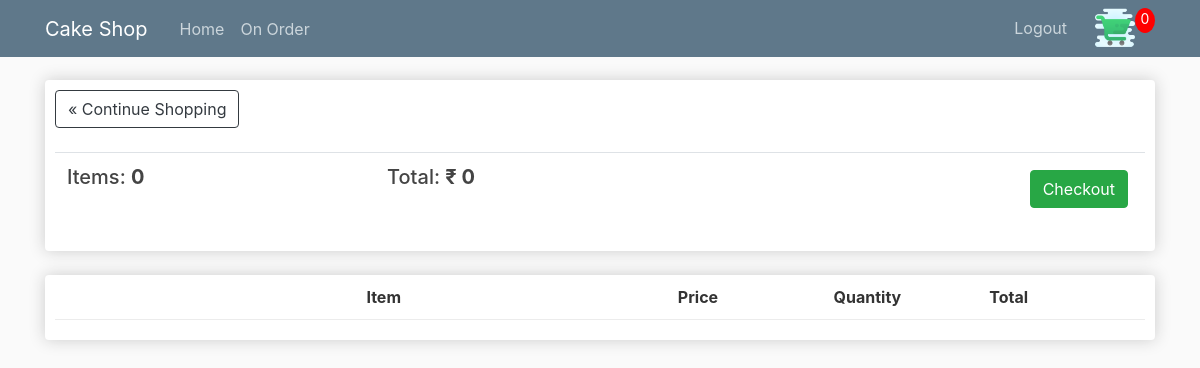
The page /cart/ (signed in) on the database as committed earlier.
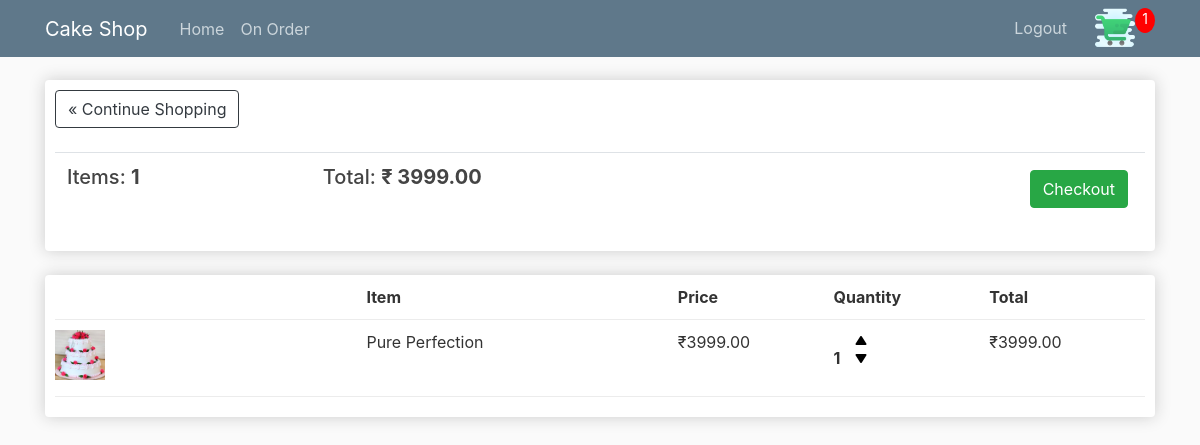
The same page on the database as committed later.
### store/models.py (models this page shows, shortened)
class Order(models.Model):
    customer = models.ForeignKey(Customer, on_delete=models.CASCADE)
    date_ordered = models.DateTimeField(default=timezone.now)
    complete = models.BooleanField(default=False)
    transaction_id = models.CharField(max_length=100, null=True)
    @property
    def get_cart_total(self):
        orderitems = self.orderitem_set.all()
        total = sum([item.get_total for item in orderitems])
        return total
    @property
    def get_cart_items(self):
        orderitems = self.orderitem_set.all()
        totalquantity = sum([item.quantity for item in orderitems])
        return totalquantity

class OrderItem(models.Model):
    product = models.ForeignKey(
        ProductDetail, on_delete=models.SET_NULL, null=True, blank=True)
    order = models.ForeignKey(Order, on_delete=models.SET_NULL, null=True)
    quantity = models.IntegerField(default=0, null=True, blank=True)
    date_added = models.DateTimeField(default=timezone.now)
    @property
    def get_total(self):
        total = self.product.price * self.quantity
        return total

class ProductDetail(models.Model):
    name = models.CharField(max_length = 50)
    egg = models.BooleanField(default = True)
    image = models.ImageField(default='default.jpg',
                              upload_to='product_images')
    price = models.DecimalField(max_digits=6, decimal_places=2,default = 199)

### store/views.py (the view)
# urls.py: path('cart/',views.cart, name='cart'),
def cart(request):
    if request.user.is_authenticated:
        customer = request.user.customer
        order, created = Order.objects.get_or_create(
            customer=customer, complete=False)
        items = order.orderitem_set.all()
        cartItems = order.get_cart_items
        print('Hedello')
    else:
        print('Hello')
        items = []
        order = {'get_cart_total': 0, 'get_cart_items': 0}
        cartItems = order['get_cart_items']
    context = {'items': items, 'order': order, 'cartItems': cartItems,'title': 'Cart'}
    return render(request, 'store/cart.html', context)

### templates/store/cart.html
{% extends 'base.html' %} {% load static %} {% block content %}
<div class="row">
  <div class="col-lg-12">
    <div class="box-element">
      <a class="btn btn-outline-dark" href="{% url 'store-home' %}"
        >&laquo; Continue Shopping</a
      >
      <br />
      <br />
      <table class="table">
        <tr>
          <th>
            <h5>Items: <strong>{{ order.get_cart_items }}</strong></h5>
          </th>
          <th>
            <h5>Total: <strong>&#x20B9; {{ order.get_cart_total }}</strong></h5>
          </th>
          <th>
            <a
              style="float: right; margin: 5px;"
              class="btn btn-success"
              href="{% url 'checkout' %}"
              >Checkout</a
            >
          </th>
        </tr>
      </table>
    </div>
    <br />
    <div class="box-element">
      <div class="cart-row">
        <div style="flex: 2;"></div>
        <div style="flex: 2;"><strong>Item</strong></div>
        <div style="flex: 1;"><strong>Price</strong></div>
        <div style="flex: 1;"><strong>Quantity</strong></div>
        <div style="flex: 1;"><strong>Total</strong></div>
      </div>
      {% for item in items %}
      <div class="cart-row">
        <div style="flex: 2;">
          <img class="row-image" src="{{ item.product.image.url }}" alt="" />
        </div>
        <div style="flex: 2;">{{ item.product.name }}</div>
        <div style="flex: 1;">&#x20B9;{{ item.product.price }}</div>
        <div style="flex: 1;">
          <p class="quantity">{{ item.quantity }}</p>
          <div class="quantity">
            <img
              data-product="{{ item.product.id }}"
              data-action="add"
              class="chg-quantity update-cart"
              src="{% static  'images/up_arrow.png' %}"
            />
            <img
              data-product="{{ item.product.id }}"
              data-action="remove"
              class="chg-quantity update-cart"
              src="{% static  'images/down_arrow.png' %}"
            />
          </div>
        </div>
        <div style="flex: 1;">&#x20B9;{{ item.get_total }}</div>
      </div>
      {% endfor %}
    </div>
  </div>
</div>
{% endblock content %}

### templates/base.html (shortened to what this page needs)
<!DOCTYPE html>
{% load static %}
<html lang="en">
  <head>
    <link
      rel="stylesheet"
      href="https://maxcdn.bootstrapcdn.com/bootstrap/4.0.0/css/bootstrap.min.css"
    />
    <link rel="stylesheet" href="{% static 'css/main.css' %}" />
  </head>
  <body>
    <header class="site-header">
      <nav class="navbar navbar-expand-md navbar-dark bg-steel fixed-top">
        <div class="container">
          <a class="navbar-brand mr-4" href="{% url 'store-home' %}"
            >Cake Shop</a
          >
          <div class="collapse navbar-collapse" id="navbarToggle">
            <div class="navbar-nav mr-auto">
              <a class="nav-item nav-link" href="{% url 'store-home' %}"
                >Home</a
              >
              <a class="nav-item nav-link" href="{% url 'store-order' %}"
                >On Order</a
              >
            </div>
            <div class="navbar-nav">
              {% if user.is_authenticated %}
              <a class="nav-item nav-link" href="{% url 'logout' %}">Logout</a>
              {% else %}
              <a class="nav-item nav-link" href="{% url 'login' %}">Login</a>
              <a class="nav-item nav-link" href="{% url 'register' %}">Register</a>
              {% endif %}
              <a href="{% url 'cart' %}">
                <img id="cart-icon" src="{% static 'images/cart.png' %}" />
              </a>
              <p id="cart-total">{{ cartItems }}</p>
            </div>
          </div>
        </div>
      </nav>
    </header>
    <main role="main" class="container">
      <div class="row">
        <div class="col-md-12">
           {% block content %}{% endblock %}
        </div>
      </div>
    </main>
  </body>
</html>

### static/css/main.css (style rules this page uses)
body { background: #fafafa; color: #333333; margin-top: 5rem; }
h1, h2, h3, h4, h5, h6 { color: #444444; }
.bg-steel { background-color: #5f788a; }
.site-header .navbar-nav .nav-link { color: #cbd5db; }
.box-element { box-shadow: hsl(0, 0%, 80%) 0 0 16px; background-color: #fff; border-radius: 4px; padding: 10px; }
#cart-icon { width: 40px; display: inline-block; margin-left: 20px; }
#cart-total { display: block; text-align: center; color: #fff; background-color: red; width: 20px; height: 25px; border-radius: 50%; font-size: 14px; }
.cart-row { display: flex; align-items: flex-stretch; padding-bottom: 10px; margin-bottom: 10px; border-bottom: 1px solid #ececec; }
.quantity { display: inline-block; font-weight: 700; padding-right: 10px; }
.chg-quantity { width: 12px; cursor: pointer; display: block; margin-top: 5px; transition: 0.1s; }
.row-image { height: 50px; }

Rows that differ between the two databases and show on the page:
computed for Order: get_cart_items "0" → "1"; get_cart_total "0" → "3999.00"
added OrderItem: product.image (picture), product.name "Pure Perfection", product.price "3999.00", quantity "1", get_total "3999.00"
Other text that changed with them:
{{ cartItems }}: "0" → "1"
